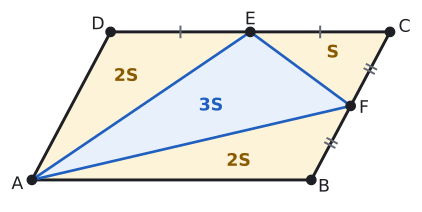

The script that drew this image:
import sys; sys.path.insert(0, "tools")
from cizim import *

P = lambda x, y: np.array([float(x), float(y)])
uz = lambda U, V: round(float(np.linalg.norm(U - V)), 4)
def acisi(K, U, V):
    u, v = U - K, V - K
    return round(float(np.degrees(np.arccos(np.dot(u, v) / np.linalg.norm(u) / np.linalg.norm(v)))), 3)
def birim(U, V):
    t = (V - U) / np.linalg.norm(V - U); return t, np.array([-t[1], t[0]])
def dondur(Q, derece):
    a = np.radians(derece); return P(Q[0] * np.cos(a) - Q[1] * np.sin(a), Q[0] * np.sin(a) + Q[1] * np.cos(a))
def ayak(Q, U, V):
    t, _ = birim(U, V); return U + np.dot(Q - U, t) * t
def paralel_isareti(U, V, n=1, f=0.5):
    t, _ = birim(U, V)
    for i in range(n):
        M = U + f * (V - U) + (i - (n - 1) / 2) * 0.32 * S * t
        ax.annotate("", xy=M + 0.22 * S * t, xytext=M - 0.22 * S * t, arrowprops=dict(arrowstyle="-|>", color=SOLUK, lw=1.3, mutation_scale=13))
def cetik(U, V, n=1, renk=SOLUK, f=0.5):
    M = U + f * (V - U); t, m = birim(U, V)
    for i in range(n):
        c = M + (i - (n - 1) / 2) * 0.2 * S * t
        ax.plot(*zip(c - 0.22 * S * m, c + 0.22 * S * m), color=renk, lw=1.5)
def olcu(U, V, metin, d=0.5, renk=YAZI, fs=13, f=0.5):
    """[UV] üzerinde f oranındaki noktaya, U->V yönünün soluna d*S uzağa yazı (d < 0: sağına)."""
    M = U + f * (V - U); _, m = birim(U, V)
    ax.text(*(M + d * S * m), metin, ha="center", va="center", color=renk, fontsize=fs)
def dik_isareti(K, U, V, r=0.4):
    a_ = (U - K) / np.linalg.norm(U - K) * r * S; b_ = (V - K) / np.linalg.norm(V - K) * r * S
    ax.plot(*zip(K + a_, K + a_ + b_, K + b_), color=SOLUK, lw=1.3)
def harf(Q, metin, dx, dy, renk=YAZI, fs=13):
    ax.text(Q[0] + dx * S, Q[1] + dy * S, metin, ha="center", va="center", color=renk, fontsize=fs)
def cizgi(U, V, renk=YAZI, lw=2.2, ls="-"):
    ax.plot(*zip(U, V), color=renk, lw=lw, ls=ls)
def boya(noktalar, renk):
    ax.add_patch(patches.Polygon(noktalar, closed=True, facecolor=renk, edgecolor="none"))
def yay(K, U, V, r=0.8, renk=MAVI, n=1):
    for i in range(n): aci(ax, K, U, V, r=(r + 0.18 * i) * S, renk=renk)
def yay_yazi(K, U, V, metin, d=1.4, renk=MAVI, fs=12):
    """K köşesindeki U-K-V açısının ortasından d*S uzağa yazı."""
    u = (U - K) / np.linalg.norm(U - K); v = (V - K) / np.linalg.norm(V - K); o = (u + v) / np.linalg.norm(u + v)
    ax.text(*(K + d * S * o), metin, ha="center", va="center", color=renk, fontsize=fs)
def basla(xmin, xmax, ymin, ymax, en=5.5):
    global fig, ax
    fig, ax = sekil(en, en * (ymax - ymin) / (xmax - xmin))
    ax.set_aspect("equal"); ax.axis("off"); ax.set_xlim(xmin, xmax); ax.set_ylim(ymin, ymax)
def dortgen(A, B, C, D, dolgu=None):
    if dolgu: boya([A, B, C, D], dolgu)
    ax.plot(*zip(A, B, C, D, A), color=YAZI)
    for Q in (A, B, C, D): nokta(ax, *Q, "")
def koseler(A, B, C, D, d=0.55):
    O = (A + B + C + D) / 4
    for Q, ad in ((A, "A"), (B, "B"), (C, "C"), (D, "D")):
        y = (Q - O) / np.linalg.norm(Q - O); harf(Q, ad, d * y[0] * 1.3, d * y[1])
def pk(AB, AD, derece):
    """A orijinde, [AB] yatay; ABCD paralelkenarının köşeleri."""
    a = np.radians(derece); A, B = P(0, 0), P(AB, 0); D = P(AD * np.cos(a), AD * np.sin(a)); return A, B, B + D, D
def cerceve(noktalar, kenar=1.2):
    xs = [q[0] for q in noktalar]; ys = [q[1] for q in noktalar]
    return min(xs) - kenar * S, max(xs) + kenar * S, min(ys) - kenar * S, max(ys) + kenar * S
def alan(noktalar, metin, renk=YAZI, dx=0, dy=0, fs=13):
    """Çokgenin ağırlık merkezine (köşelerin ortalaması) yazı."""
    O = sum(noktalar) / len(noktalar)
    ax.text(O[0] + dx * S, O[1] + dy * S, metin, ha="center", va="center", color=renk, fontsize=fs, fontweight="bold")
def kesisim(P1, P2, P3, P4):
    """[P1P2] ve [P3P4] doğrularının kesişimi."""
    d1, d2 = P2 - P1, P4 - P3
    x2 = lambda u, v: u[0] * v[1] - u[1] * v[0]
    t = x2(P3 - P1, d2) / x2(d1, d2); return P1 + t * d1
def alan_hesap(*Q):
    return round(abs(sum(Q[i][0] * Q[(i + 1) % len(Q)][1] - Q[(i + 1) % len(Q)][0] * Q[i][1] for i in range(len(Q)))) / 2, 4)


# Kural 7: E, [DC]'nin; F, [BC]'nin orta noktası. A(ADE) = 2S, A(ECF) = S, A(ABF) = 2S, A(AEF) = 3S (toplam 8S).
A, B, C, D = pk(10, 6, 62)
E = (D + C) / 2; F = (B + C) / 2
S = 13 / 15
T = alan_hesap(A, B, C, D)
print("ADE", 8 * alan_hesap(A, D, E) / T, "ECF", 8 * alan_hesap(E, C, F) / T, "ABF", 8 * alan_hesap(A, B, F) / T, "AEF", 8 * alan_hesap(A, E, F) / T)
basla(*cerceve([A, B, C, D], 1.0))
boya([A, E, F], MAVI_ACIK); boya([A, D, E], SARI_ACIK); boya([E, C, F], SARI_ACIK); boya([A, B, F], SARI_ACIK)
dortgen(A, B, C, D); koseler(A, B, C, D, 0.5)
cizgi(A, E, MAVI, 2); cizgi(E, F, MAVI, 2); cizgi(A, F, MAVI, 2)
for Q, ad, dx, dy in ((E, "E", 0, 0.5), (F, "F", 0.55, -0.1)): nokta(ax, *Q, ""); harf(Q, ad, dx, dy)
cetik(D, E, 1); cetik(E, C, 1); cetik(B, F, 2); cetik(F, C, 2)
alan([A, D, E], "2S", SARI, -0.2, 0.2); alan([E, C, F], "S", SARI, 0.1, 0.15); alan([A, B, F], "2S", SARI, 0.3, -0.25); alan([A, E, F], "3S", MAVI)
kaydet(fig, __file__)
